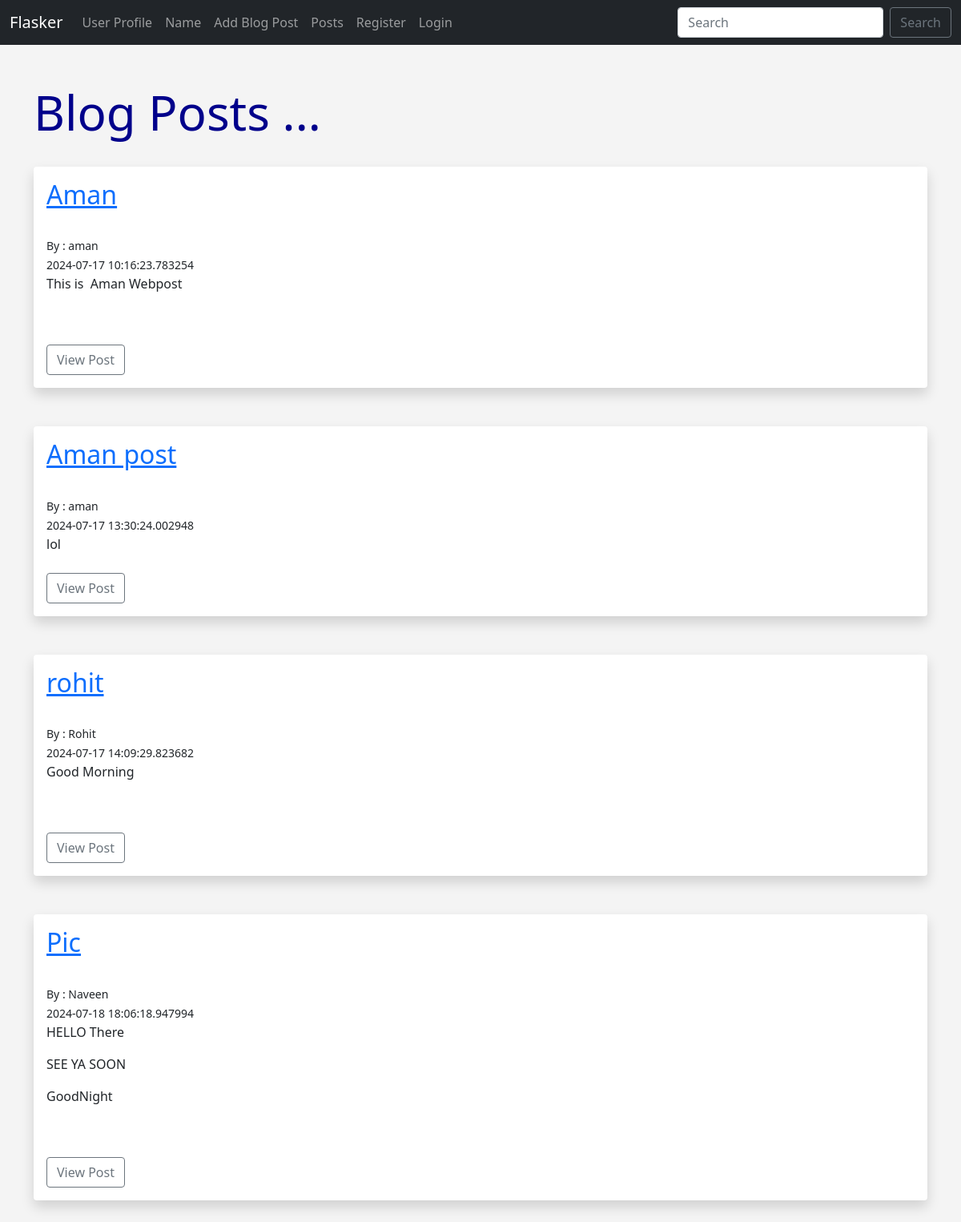
The page /posts on the database its author committed.
### app.py (models this page shows, shortened)
class Posts(db.Model):
	id=db.Column(db.Integer,primary_key=True)
	title=db.Column(db.String(255))
	content=db.Column(db.Text)
	date_posted=db.Column(db.DateTime, default=datetime.utcnow)
	slug= db.Column(db.String(255))
	poster_id=db.Column(db.Integer, db.ForeignKey('users.id'))

class Users(db.Model, UserMixin):
	id=db.Column(db.Integer,primary_key=True)
	username=db.Column(db.String(20),unique=True,nullable=False)
	name=db.Column(db.String(150),nullable=False)
	email=db.Column(db.String(100),unique=True,nullable=False)
	favorite_color=db.Column(db.String(80))
	about_author=db.Column(db.Text(),nullable=True)
	date_added=db.Column(db.DateTime,default=datetime.utcnow)
	profile_pic=db.Column(db.String(),nullable=True)
	password_hash=db.Column(db.String(128))
	posts = db.relationship('Posts',backref='poster')
	@property
	def password(self):
		raise AttributeError ('password is not a readable attribute')

### app.py (the view)
@app.route('/posts')
def posts():
	posts = Posts.query.order_by(Posts.date_posted)
	return render_template("posts.html",posts=posts)

### webforms.py
class SearchForm(FlaskForm):
	searched = StringField("Searched",validators=[DataRequired()])
	submit = SubmitField("Submit")

### app.py (called while the page is built)
@app.context_processor
def base():
	form = SearchForm()
	return dict(form=form)

### templates/posts.html (shortened to what this page needs)
{% extends 'base.html' %}
{%block content %}
<br>
<h1>Blog Posts ... </h1>
<br>
{% for post in posts%}
<div class="shadow p-3 mb-5 bg-body rounded">
	<h2>
		<a href="{{ url_for('post', id=post.id) }}">{{post.title}}</a>
	</h2><br>
	<small> By : {{post.poster.name}} <br>
	{{post.date_posted}}</small><br>
	{{post.content | safe}}<br><br>
	<a href="{{url_for('post',id=post.id)}}" class="btn btn-outline-secondary btn-small">View Post</a>
</div>
{% endfor %}
{% endblock %}

### templates/base.html (shortened to what this page needs)
<!doctype html>
<html lang="en">
  <head>
    <link href="https://cdn.jsdelivr.net/npm/bootstrap@5.0.2/dist/css/bootstrap.min.css" rel="stylesheet">
    <link href=" {{url_for('static', filename='css/style.css') }} " rel="stylesheet">
  </head>
  <body>
  	{% include 'navbar.html' %}
  	<br/>
  	<div class="container">
  	{% block content %}
		{% endblock %}
  	</div>
  </body>
</html>

### templates/navbar.html (shortened to what this page needs)
<nav class="navbar navbar-expand-lg navbar-dark bg-dark ">
  <div class="container-fluid">
    <a class="navbar-brand" href="{{ url_for('index')}}">Flasker</a>
    <div class="collapse navbar-collapse" id="navbarSupportedContent">
      <ul class="navbar-nav me-auto mb-2 mb-lg-0">
        <li class="nav-item">
          <a class="nav-link" href="{{ url_for('user', name='Naveen') }}">User Profile</a>
        </li>
        <li class="nav-item">
          <a class="nav-link" href="{{ url_for('name') }}">Name</a>
        </li>
        <li class="nav-item">
          <a class="nav-link" href="{{ url_for('add_post') }}">Add Blog Post</a>
        </li>
        <li class="nav-item">
          <a class="nav-link" href="{{ url_for('posts') }}">Posts </a>
        </li>
        {% if current_user.is_authenticated %}
          <li class="nav-item">
            <a class="nav-link" href="{{ url_for('logout') }}">Logout</a>
          </li>
          <li class="nav-item">
            <a class="nav-link" href="{{ url_for('dashboard') }}">Dashboard</a>
          </li>
          {% if current_user.id == 1%}
            <li class="nav-item">
            <a class="nav-link" href="{{ url_for('admin') }}">Admin</a>
            </li>
          {% endif %}
        {% else %}
          <li class="nav-item">
            <a class="nav-link" href="{{ url_for('add_user') }}">Register</a>
          </li>
          <li class="nav-item">
            <a class="nav-link" href="{{ url_for('login') }}">Login</a>
          </li>
        {% endif %}
      </ul>
      <form method="POST" action = "{{ url_for('search')}}" class="d-flex">
        <input class="form-control me-2" type="search" placeholder="Search" aria-label="Search" name="searched">
        <button class="btn btn-outline-secondary" type="submit">Search</button>
      </form>
    </div>
  </div>
</nav>

### static/css/style.css (style rules this page uses)
h1 { color:darkblue; font-size: 60px; }
body { background: #f4f4f4; }

### rows shown on the page
Posts: title "Aman", poster.name "aman", date_posted "2024-07-17 10:16:23.783254", content "This is Aman Webpost"
Posts: title "Aman post", poster.name "aman", date_posted "2024-07-17 13:30:24.002948", content "lol"
Posts: title "rohit", poster.name "Rohit", date_posted "2024-07-17 14:09:29.823682", content "Good Morning"
Posts: title "Pic", poster.name "Naveen", date_posted "2024-07-18 18:06:18.947994", content "HELLO There SEE YA SOON GoodNight"
